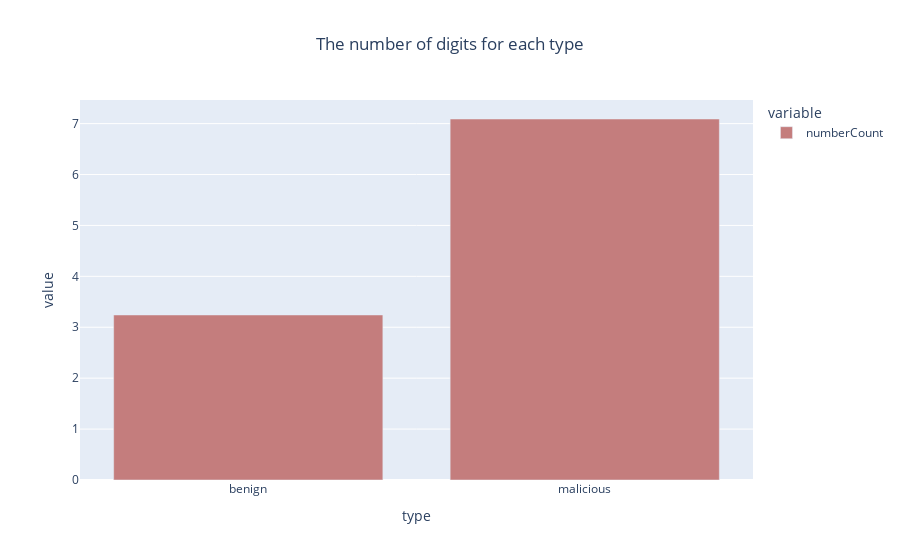

The notebook cell this image was saved under:
### Code cell
px.bar(data_frame=number,x=number.type,y=['numberCount'],barmode='group',title='The number of digits for each type',color_discrete_map={'numberCount':'#c47d7d'}).update_layout(title_x=0.5)

### Figure 1 — Plotly figure (JSON) as saved in the notebook; plotly's stock layout.template omitted (floating-point values rounded to 4 significant figures)
{"data": [{"alignmentgroup": "True", "hovertemplate": "variable=numberCount<br>type=%{x}<br>value=%{y}<extra></extra>", "legendgroup": "numberCount", "marker": {"color": "#c47d7d", "pattern": {"shape": ""}}, "name": "numberCount", "offsetgroup": "numberCount", "orientation": "v", "showlegend": true, "textposition": "auto", "type": "bar", "x": ["benign", "malicious"], "xaxis": "x", "y": [3.241, 7.09], "yaxis": "y"}], "layout": {"barmode": "group", "legend": {"title": {"text": "variable"}, "tracegroupgap": 0}, "title": {"text": "The number of digits for each type", "x": 0.5}, "xaxis": {"anchor": "y", "domain": [0, 1], "title": {"text": "type"}}, "yaxis": {"anchor": "x", "domain": [0, 1], "title": {"text": "value"}}}}
